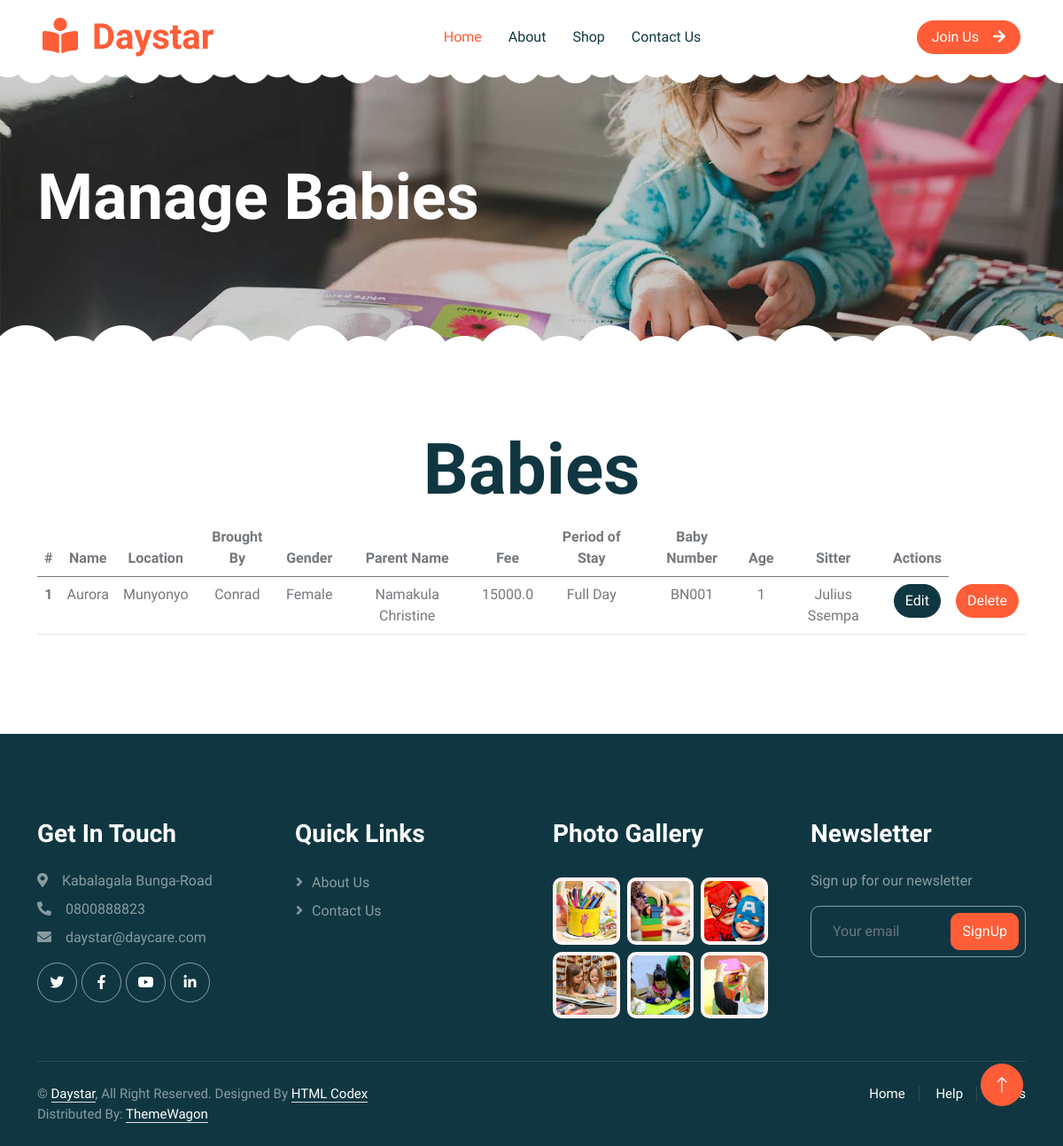
Page /baby/ on the earlier database version.
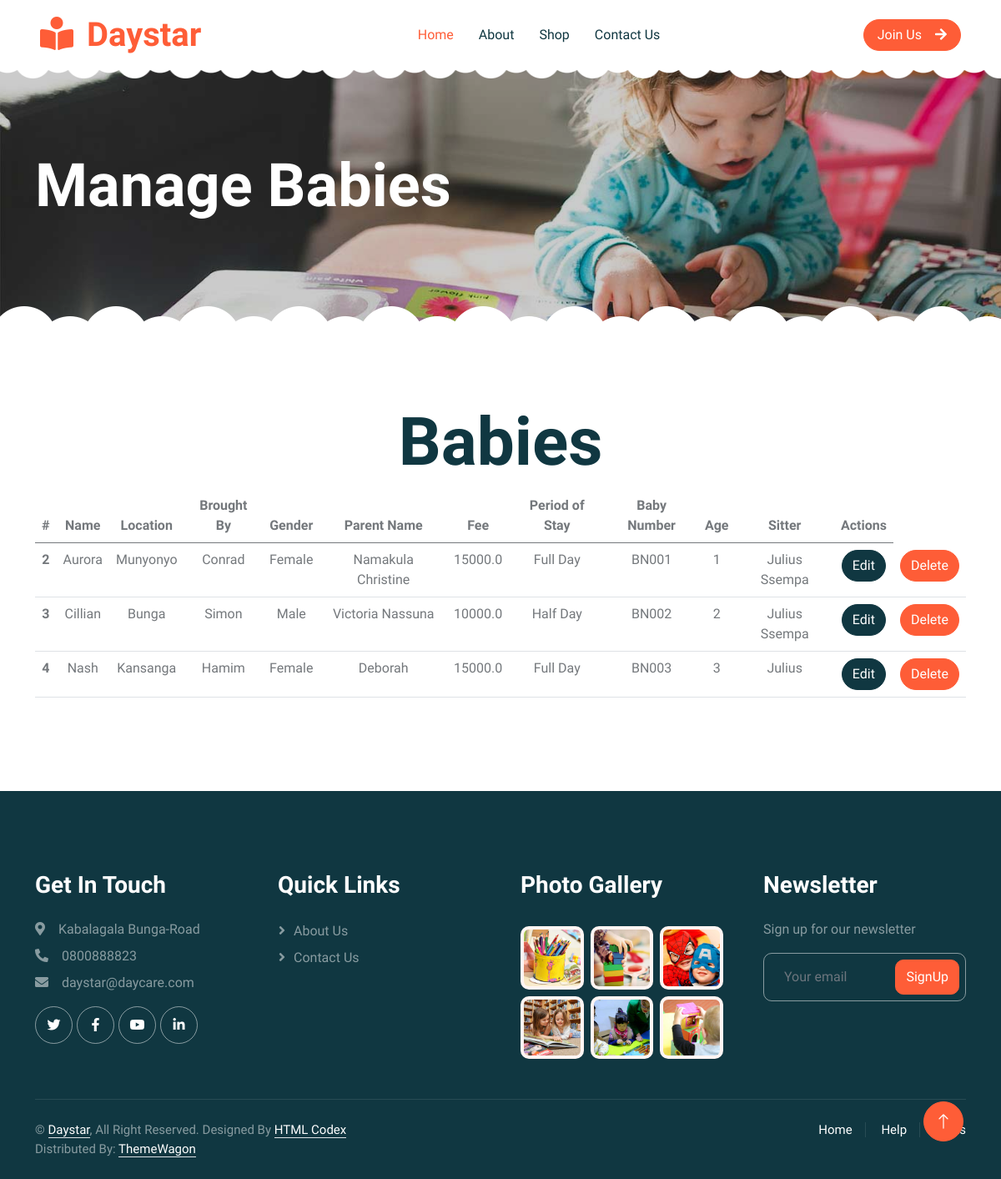
Same page on the later database version.
### pages/models.py (models this page shows)
class Babie(models.Model):
    name = models.CharField(max_length=100)
    location = models.CharField(max_length=100)
    brought_by = models.CharField(max_length=100)
    gender = models.CharField(max_length=6)
    parent_name = models.CharField(max_length=100)
    fee = models.FloatField()
    period_of_stay = models.CharField(max_length=100)
    baby_number = models.CharField(max_length=10)
    age = models.IntegerField()
    sitter = models.CharField(max_length=100)#should attempt to make it foriegn key later

### pages/views.py (the view, shortened to what this page needs)
# urls.py: path('baby/', baby, name='baby'),
def baby(request):
    keep = Babie.objects.all()
    return render(request,'baby.html', {"title": "Babies", "babys" : keep})

### pages/templates/baby.html
{% extends "base.html" %}
{% block content %}
    <div class="container-xxl py-5 page-header position-relative mb-5">
        <div class="container py-5">
            <h1 class="display-2 text-white animated slideInDown mb-4">Manage Babies</h1>
        </div>
    </div>
    <div class="container-xxl py-5 wow fadeInUp" data-wow-delay="0.1s">
        <div class="container text-center">
            <div class="row">
                <div class="justify-content-center">
                    <h1 class="display-1">Babies</h1>
                    <table class="table">
                        <thead class="thead-dark">
                          <tr>
                            <th scope="col">#</th>
                            <th scope="col">Name</th>
                            <th scope="col">Location</th>
                            <th scope="col">Brought By</th>
                            <th scope="col">Gender</th>
                            <th scope="col">Parent Name</th>
                            <th scope="col">Fee</th>
                            <th scope="col">Period of Stay</th>
                            <th scope="col">Baby Number</th>
                            <th scope="col">Age</th>
                            <th scope="col">Sitter</th>
                            <th scope="col">Actions</th>
                          </tr>
                        </thead>
                        <tbody>
                          {% for baby in babys%}
                            <tr>
                              <th scope="row">{{ baby.id }}</th>
                              <td>{{ baby.name }}</td>
                              <td>{{ baby.location }}</td>
                              <td>{{ baby.brought_by }}</td>
                              <td>{{ baby.gender }}</td>
                              <td>{{ baby.parent_name }}</td>
                              <td>{{ baby.fee }}</td>
                              <td>{{ baby.period_of_stay }}</td>
                              <td>{{ baby.baby_number }}</td>
                              <td>{{ baby.age }}</td>
                              <td>{{ baby.sitter }}</td>
                              <td><a href="{% url 'edit' baby.id %}" class="btn btn-dark rounded-pill">Edit</a></td>
                            <td> <a href="{% url 'delete' baby.id %}" class="btn btn-primary rounded-pill">Delete</a></td>
                            </tr>
                          {% endfor %}
                        </tbody>
                      </table>
                </div>
            </div>
        </div>
    </div>
{% endblock %}

### pages/templates/base.html (shortened to what this page needs)
{% load static %}
<!DOCTYPE html>
<html lang="en">
<head>
    <link href="https://cdnjs.cloudflare.com/ajax/libs/font-awesome/5.10.0/css/all.min.css" rel="stylesheet">
    <link href="https://cdn.jsdelivr.net/npm/bootstrap-icons@1.4.1/font/bootstrap-icons.css" rel="stylesheet">
    <link href="{% static 'lib/animate/animate.min.css' %}" rel="stylesheet">
    <link href="{% static 'lib/owlcarousel/assets/owl.carousel.min.css' %}" rel="stylesheet">
    <link href="{% static 'css/bootstrap.min.css' %}" rel="stylesheet">
    <link href="{% static 'css/style.css' %}" rel="stylesheet">
</head>
<body>
    <div class="container-xxl bg-white p-0">
        <nav class="navbar navbar-expand-lg bg-white navbar-light sticky-top px-4 px-lg-5 py-lg-0">
            <a href={% url "login" %} class="navbar-brand">
                <h1 class="m-0 text-primary"><i class="fa fa-book-reader me-3"></i>Daystar</h1>
            </a>
            <div class="collapse navbar-collapse" id="navbarCollapse">
                <div class="navbar-nav mx-auto">
                    <a href={% url "home" %} class="nav-item nav-link active">Home</a>
                    <a href={% url "about" %} class="nav-item nav-link">About</a>
                    <a href={% url "shop" %} class="nav-item nav-link">Shop</a>
                    <a href={% url "contact" %} class="nav-item nav-link">Contact Us</a>
                </div>
                <a href="" class="btn btn-primary rounded-pill px-3 d-none d-lg-block">Join Us<i class="fa fa-arrow-right ms-3"></i></a>
            </div>
        </nav>
        {% block content%}
        {% endblock %}
        <div class="container-fluid bg-dark text-white-50 footer pt-5 mt-5 wow fadeIn" data-wow-delay="0.1s">
            <div class="container py-5">
                <div class="row g-5">
                    <div class="col-lg-3 col-md-6">
                        <h3 class="text-white mb-4">Get In Touch</h3>
                        <p class="mb-2"><i class="fa fa-map-marker-alt me-3"></i>Kabalagala Bunga-Road</p>
                        <p class="mb-2"><i class="fa fa-phone-alt me-3"></i>0800888823</p>
                        <p class="mb-2"><i class="fa fa-envelope me-3"></i>daystar@daycare.com</p>
                        <div class="d-flex pt-2">
                            <a class="btn btn-outline-light btn-social" href=""><i class="fab fa-twitter"></i></a>
                            <a class="btn btn-outline-light btn-social" href=""><i class="fab fa-facebook-f"></i></a>
                            <a class="btn btn-outline-light btn-social" href=""><i class="fab fa-youtube"></i></a>
                            <a class="btn btn-outline-light btn-social" href=""><i class="fab fa-linkedin-in"></i></a>
                        </div>
                    </div>
                    <div class="col-lg-3 col-md-6">
                        <h3 class="text-white mb-4">Quick Links</h3>
                        <a class="btn btn-link text-white-50" href="">About Us</a>
                        <a class="btn btn-link text-white-50" href="">Contact Us</a>
                    </div>
                    <div class="col-lg-3 col-md-6">
                        <h3 class="text-white mb-4">Photo Gallery</h3>
                        <div class="row g-2 pt-2">
                            <div class="col-4">
                                <img class="img-fluid rounded bg-light p-1" src="{% static 'img/classes-1.jpg' %}" alt="">
                            </div>
                            <div class="col-4">
                                <img class="img-fluid rounded bg-light p-1" src="{% static 'img/classes-2.jpg' %}" alt="">
                            </div>
                            <div class="col-4">
                                <img class="img-fluid rounded bg-light p-1" src="{% static 'img/classes-3.jpg' %}" alt="">
                            </div>
                            <div class="col-4">
                                <img class="img-fluid rounded bg-light p-1" src="{% static 'img/classes-4.jpg' %}" alt="">
                            </div>
                            <div class="col-4">
                                <img class="img-fluid rounded bg-light p-1" src="{% static 'img/classes-5.jpg' %}" alt="">
                            </div>
                            <div class="col-4">
                                <img class="img-fluid rounded bg-light p-1" src="{% static 'img/classes-6.jpg' %}" alt="">
                            </div>
                        </div>
                    </div>
                    <div class="col-lg-3 col-md-6">
                        <h3 class="text-white mb-4">Newsletter</h3>
                        <p>Sign up for our newsletter</p>
                        <div class="position-relative mx-auto" style="max-width: 400px;">
                            <input class="form-control bg-transparent w-100 py-3 ps-4 pe-5" type="text" placeholder="Your email">
                            <button type="button" class="btn btn-primary py-2 position-absolute top-0 end-0 mt-2 me-2">SignUp</button>
                        </div>
                    </div>
                </div>
            </div>
            <div class="container">
                <div class="copyright">
                    <div class="row">
                        <div class="col-md-6 text-center text-md-start mb-3 mb-md-0">
                            &copy; <a class="border-bottom" href="#">Daystar</a>, All Right Reserved.
                            Designed By <a class="border-bottom" href="https://htmlcodex.com">HTML Codex</a>
                            <br>Distributed By: <a class="border-bottom" href="https://themewagon.com" target="_blank">ThemeWagon</a>
                        </div>
                        <div class="col-md-6 text-center text-md-end">
                            <div class="footer-menu">
                                <a href="">Home</a>
                                <a href="">Help</a>
                                <a href="">FQAs</a>
                            </div>
                        </div>
                    </div>
                </div>
            </div>
        </div>
        <a href="#" class="btn btn-lg btn-primary btn-lg-square back-to-top"><i class="bi bi-arrow-up"></i></a>
    </div>
</body>
</html>

### pages/static/css/style.css (style rules this page uses)
:root { --primary: #FE5D37; --light: #FFF5F3; --dark: #103741; }
.back-to-top { position: fixed; display: none; right: 45px; bottom: 45px; z-index: 99; }
.btn { font-weight: 500; transition: .5s; }
.btn.btn-primary { color: #FFFFFF; }
.btn-lg-square { width: 48px; height: 48px; }
.btn-square, .btn-sm-square, .btn-lg-square { padding: 0; display: flex; align-items: center; justify-content: center; font-weight: normal; border-radius: 50px; }
h1, h2, h3, h4, .h1, .h2, .h3, .h4, .display-1, .display-2, .display-3, .display-4, .display-5, .display-6 { font-family: 'Lobster Two', cursive; font-weight: 700; }
.navbar .navbar-nav .nav-link { padding: 30px 15px; color: var(--dark); font-weight: 500; outline: none; }
.navbar .navbar-nav .nav-link:hover, .navbar .navbar-nav .nav-link.active { color: var(--primary); }
.navbar.sticky-top { top: -100px; transition: .5s; }
.header-carousel::before, .header-carousel::after, .page-header::before, .page-header::after, .page-header2::before, .page-header2::after { position: absolute; content: ""; width: 100%; height: 10px; top: 0; left: 0; background: url(../img/bg-header-top.png) center center repeat-x; z-index: 1; }
.header-carousel::after, .page-header::after, .page-header2::after { height: 19px; top: auto; bottom: 0; background: url(../img/bg-header-bottom.png) center center repeat-x; }
.page-header { background: linear-gradient(rgba(0, 0, 0, .2), rgba(0, 0, 0, .2)), url(../img/carousel-1.jpg) center center no-repeat; background-size: cover; }
.footer .btn.btn-social { margin-right: 5px; width: 45px; height: 45px; display: flex; align-items: center; justify-content: center; color: #FFFFFF; border: 1px solid rgba(255,255,255,0.5); border-radius: 45px; transition: .3s; }
.footer .btn.btn-link { display: block; margin-bottom: 5px; padding: 0; text-align: left; font-size: 16px; font-weight: normal; text-transform: capitalize; transition: .3s; }
.footer .btn.btn-link::before { position: relative; content: "\f105"; font-family: "Font Awesome 5 Free"; font-weight: 900; margin-right: 10px; }
.footer .form-control { border-color: rgba(255,255,255,0.5); }
.footer .copyright { padding: 25px 0; font-size: 15px; border-top: 1px solid rgba(256, 256, 256, .1); }
.footer .copyright a { color: #FFFFFF; }
.footer .footer-menu a { margin-right: 15px; padding-right: 15px; border-right: 1px solid rgba(255, 255, 255, .1); }
.footer .footer-menu a:last-child { margin-right: 0; padding-right: 0; border-right: none; }

Differences in the rows shown:
removed Babie: id "1", name "Aurora", location "Munyonyo", brought_by "Conrad", gender "Female", parent_name "Namakula Christine", fee "15000.0", period_of_stay "Full Day", baby_number "BN001", age "1", sitter "Julius Ssempa"
added Babie: id "2", name "Aurora", location "Munyonyo", brought_by "Conrad", gender "Female", parent_name "Namakula Christine", fee "15000.0", period_of_stay "Full Day", baby_number "BN001", age "1", sitter "Julius Ssempa"
added Babie: id "3", name "Cillian", location "Bunga", brought_by "Simon", gender "Male", parent_name "Victoria Nassuna", fee "10000.0", period_of_stay "Half Day", baby_number "BN002", age "2", sitter "Julius Ssempa"
added Babie: id "4", name "Nash", location "Kansanga", brought_by "Hamim", gender "Female", parent_name "Deborah", fee "15000.0", period_of_stay "Full Day", baby_number "BN003", age "3", sitter "Julius"
